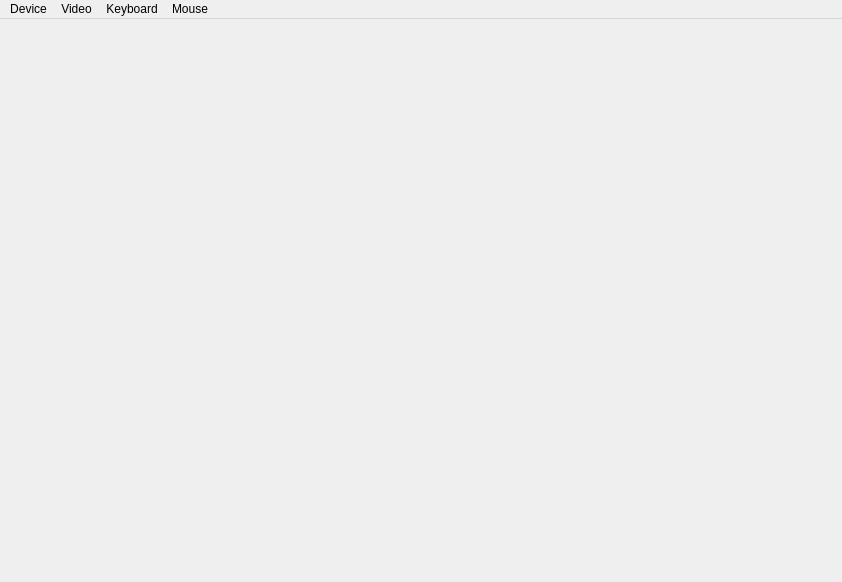
<?xml version="1.0" encoding="UTF-8"?>
<ui version="4.0">
 <class>MainWindow</class>
 <widget class="QMainWindow" name="MainWindow">
  <property name="geometry">
   <rect>
    <x>0</x>
    <y>0</y>
    <width>842</width>
    <height>582</height>
   </rect>
  </property>
  <property name="windowTitle">
   <string>USB KVM Client</string>
  </property>
  <widget class="QWidget" name="centralwidget">
  </widget>
  <widget class="QMenuBar" name="menubar">
   <property name="geometry">
    <rect>
     <x>0</x>
     <y>0</y>
     <width>842</width>
     <height>26</height>
    </rect>
   </property>
   <widget class="QMenu" name="menu_video_menu">
    <property name="title">
     <string>Device</string>
    </property>
    <addaction name="action_video_devices"/>
    <addaction name="action_video_device_connect"/>
    <addaction name="action_video_device_disconnect"/>
    <addaction name="separator"/>
    <addaction name="actionReload_MCU"/>
    <addaction name="actionReload_Key_Mouse"/>
    <addaction name="separator"/>
    <addaction name="actionMinimize"/>
    <addaction name="actionexit"/>
   </widget>
   <widget class="QMenu" name="menuKeyboard">
    <property name="title">
     <string>Keyboard</string>
    </property>
    <addaction name="actionResetKeyboard"/>
    <addaction name="separator"/>
    <addaction name="actionSystem_hook"/>
   </widget>
   <widget class="QMenu" name="menuMouse">
    <property name="title">
     <string>Mouse</string>
    </property>
    <addaction name="actionResetMouse"/>
    <addaction name="separator"/>
    <addaction name="actionCapture_mouse"/>
    <addaction name="actionRelease_mouse"/>
    <addaction name="separator"/>
    <addaction name="actionRelative_mouse"/>
    <addaction name="actionHide_cursor"/>
   </widget>
   <widget class="QMenu" name="menuVideo">
    <property name="title">
     <string>Video</string>
    </property>
    <addaction name="action_fullscreen"/>
    <addaction name="action_Resize_window"/>
    <addaction name="actionKeep_on_top"/>
    <addaction name="separator"/>
    <addaction name="actionKeep_ratio"/>
   </widget>
   <addaction name="menu_video_menu"/>
   <addaction name="menuVideo"/>
   <addaction name="menuKeyboard"/>
   <addaction name="menuMouse"/>
  </widget>
  <widget class="QStatusBar" name="statusbar">
   <property name="sizeGripEnabled">
    <bool>false</bool>
   </property>
  </widget>
  <action name="action_video_devices">
   <property name="text">
    <string>Video devices</string>
   </property>
   <property name="shortcut">
    <string/>
   </property>
  </action>
  <action name="action_video_device_connect">
   <property name="text">
    <string>Connect</string>
   </property>
  </action>
  <action name="action_video_device_disconnect">
   <property name="text">
    <string>Disconnect</string>
   </property>
  </action>
  <action name="actionexit">
   <property name="text">
    <string>Exit</string>
   </property>
  </action>
  <action name="actionResetKeyboard">
   <property name="text">
    <string>Reset</string>
   </property>
  </action>
  <action name="actionResetMouse">
   <property name="text">
    <string>Reset</string>
   </property>
  </action>
  <action name="actionMinimize">
   <property name="text">
    <string>Minimize</string>
   </property>
  </action>
  <action name="actionReload_Key_Mouse">
   <property name="text">
    <string>Reload Key/Mouse</string>
   </property>
  </action>
  <action name="actionRelease_mouse">
   <property name="text">
    <string>Release mouse</string>
   </property>
  </action>
  <action name="actionCapture_mouse">
   <property name="text">
    <string>Capture mouse</string>
   </property>
  </action>
  <action name="actionReload_MCU">
   <property name="text">
    <string>Reload MCU</string>
   </property>
  </action>
  <action name="action_fullscreen">
   <property name="checkable">
    <bool>true</bool>
   </property>
   <property name="text">
    <string>Fullscreen</string>
   </property>
  </action>
  <action name="action_Resize_window">
   <property name="text">
    <string>Resize window</string>
   </property>
  </action>
  <action name="actionKeep_ratio">
   <property name="checkable">
    <bool>true</bool>
   </property>
   <property name="text">
    <string>Keep aspect ratio</string>
   </property>
  </action>
  <action name="actionKeep_on_top">
   <property name="checkable">
    <bool>true</bool>
   </property>
   <property name="text">
    <string>Always on top</string>
   </property>
  </action>
  <action name="actionHide_cursor">
   <property name="checkable">
    <bool>true</bool>
   </property>
   <property name="text">
    <string>Hide cursor</string>
   </property>
  </action>
  <action name="actionSystem_hook">
   <property name="checkable">
    <bool>true</bool>
   </property>
   <property name="text">
    <string>System hook</string>
   </property>
   <property name="statusTip">
    <string>Blocks the system from responding to user input</string>
   </property>
  </action>
  <action name="actionRelative_mouse">
   <property name="checkable">
    <bool>true</bool>
   </property>
   <property name="text">
    <string>Relative mouse</string>
   </property>
  </action>
 </widget>
 <resources/>
 <connections/>
</ui>
